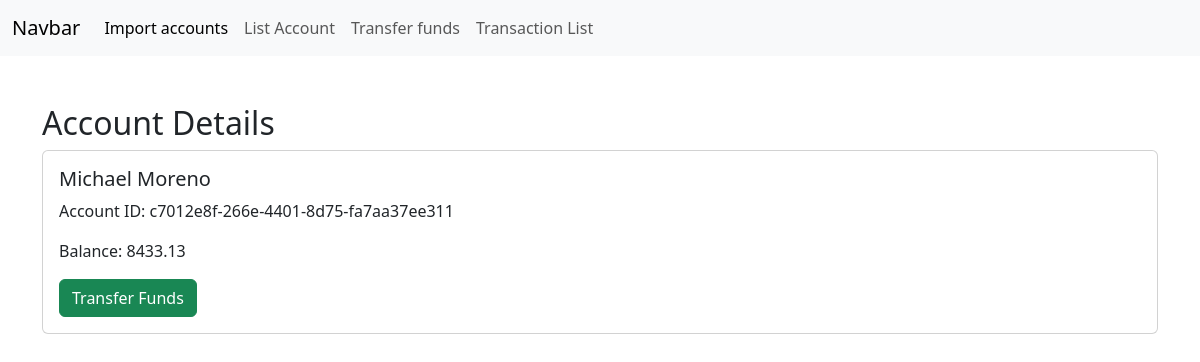
The app's page /account-detail/c7012e8f-266e-4401-8d75-fa7aa37ee311/ with its own data.
### accounts/models.py (models this page shows, shortened)
class Account(models.Model):
    id = models.UUIDField(primary_key=True, editable=False)
    name = models.CharField(max_length=100)
    balance = models.DecimalField(max_digits=10, decimal_places=2)

### accounts/views.py (the view)
# urls.py: path('account-detail/<uuid:pk>/', AccountDetail.as_view(), name='account_detail'),
class AccountDetail(DetailView):
    model = Account

### accounts/templates/accounts/account_detail.html (shortened to what this page needs)
{% extends "base.html" %}
{% block body %}
<div class="container mt-5">
    <h2>Account Details</h2>
    <div class="card">
        <div class="card-body">
            <h5 class="card-title">{{ object.name }}</h5>
            <p class="card-text">Account ID: {{ object.id }}</p>
            <p class="card-text">Balance: {{ object.balance }}</p>
            <a href="#" class="btn btn-success">Transfer Funds</a>
        </div>
    </div>
</div>
{% endblock body %}

### records on screen
Account: name "Michael Moreno", id "c7012e8f-266e-4401-8d75-fa7aa37ee311", balance "8433.13"
